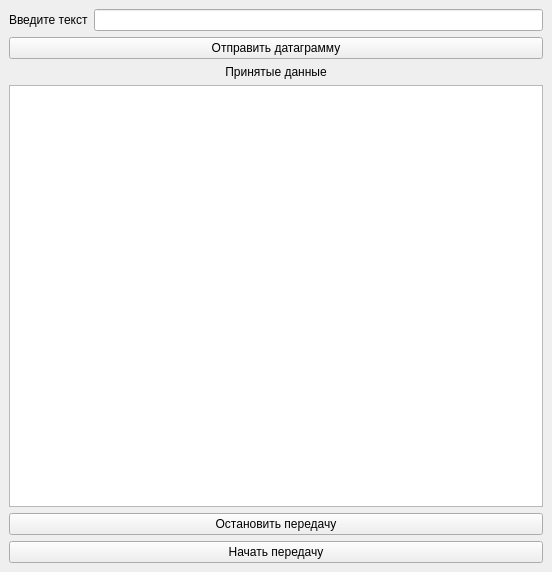
<?xml version="1.0" encoding="UTF-8"?>
<ui version="4.0">
 <class>MainWindow</class>
 <widget class="QMainWindow" name="MainWindow">
  <property name="geometry">
   <rect>
    <x>0</x>
    <y>0</y>
    <width>552</width>
    <height>572</height>
   </rect>
  </property>
  <property name="windowTitle">
   <string>MainWindow</string>
  </property>
  <widget class="QWidget" name="centralwidget">
   <layout class="QVBoxLayout" name="verticalLayout_2">
    <item>
     <layout class="QVBoxLayout" name="verticalLayout">
      <item>
       <layout class="QHBoxLayout" name="horizontalLayout">
        <item>
         <widget class="QLabel" name="label">
          <property name="text">
           <string>Введите текст</string>
          </property>
         </widget>
        </item>
        <item>
         <widget class="QLineEdit" name="lineEdit"/>
        </item>
       </layout>
      </item>
      <item>
       <widget class="QPushButton" name="pushButton">
        <property name="text">
         <string>Отправить датаграмму</string>
        </property>
       </widget>
      </item>
     </layout>
    </item>
    <item>
     <widget class="QLabel" name="lb_receiveData">
      <property name="text">
       <string>Принятые данные</string>
      </property>
      <property name="alignment">
       <set>Qt::AlignmentFlag::AlignCenter</set>
      </property>
     </widget>
    </item>
    <item>
     <widget class="QTextEdit" name="te_result"/>
    </item>
    <item>
     <widget class="QPushButton" name="pb_stop">
      <property name="text">
       <string>Остановить передачу</string>
      </property>
     </widget>
    </item>
    <item>
     <widget class="QPushButton" name="pb_start">
      <property name="text">
       <string>Начать передачу</string>
      </property>
     </widget>
    </item>
   </layout>
  </widget>
 </widget>
 <resources/>
 <connections/>
</ui>
